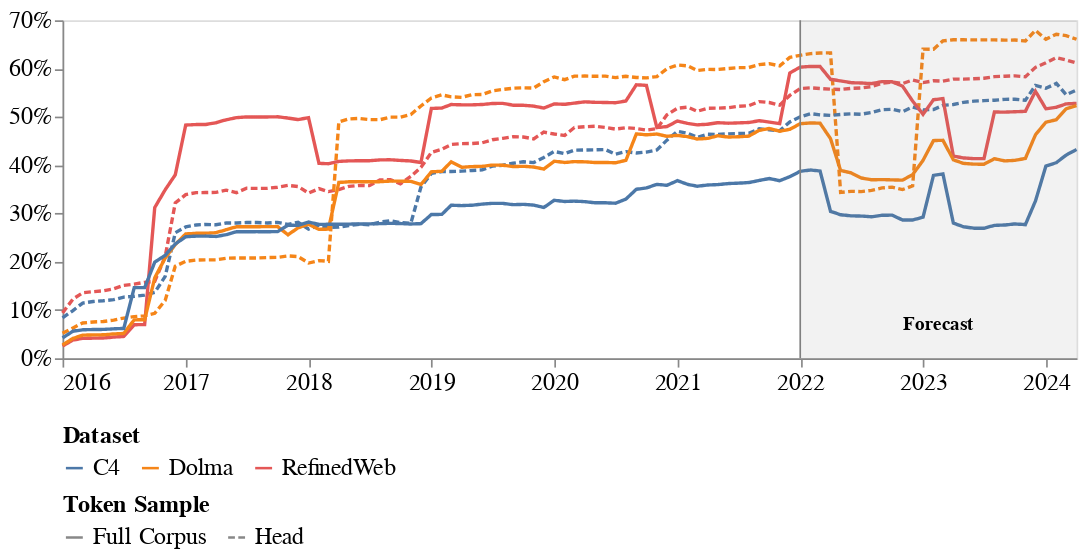
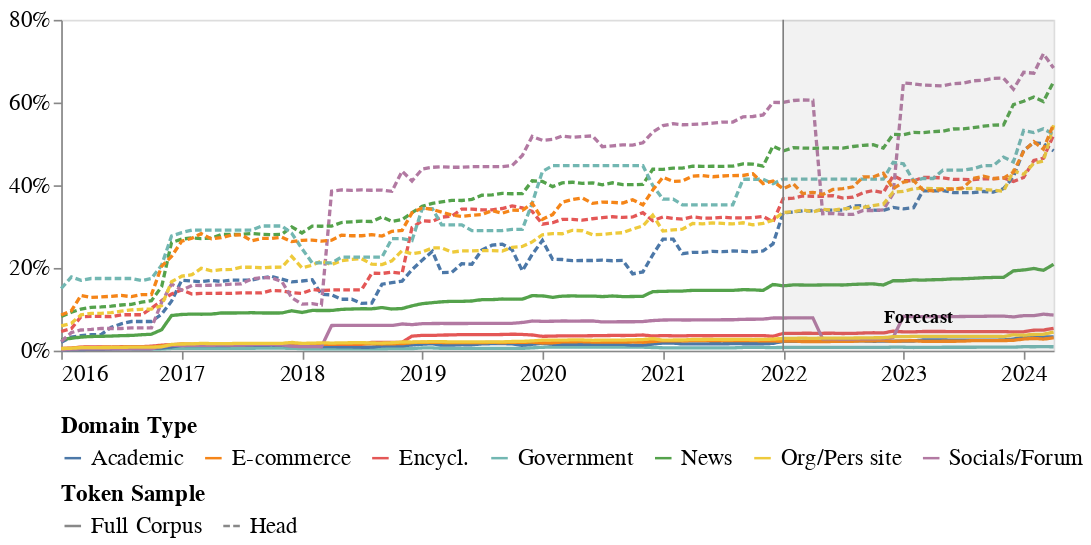

Here is the notebook cell these charts were saved with, in order:
### Code cell
# Load data
tos_df = load_data('output_data_tos/*')  # Adjust path as needed

# Prepare data for plots
tos_df_full_plot = prepare_data_for_plot1(tos_df)
tos_df_service_plot = prepare_data_for_plot2(tos_df)
# print(data_plot2["subset"].unique())

# Create plots
tos_corpus_plot = temporal_corpus_estimation_plot(
    tos_df_full_plot, 'Robots: Head Tokens vs Combined Tokens for each Dataset', '', '', 'Times', 14,
    forecast_startdate="2022",
    show_legend=True,
    height=200, width=600,
)
tos_services_plot = temporal_corpus_estimation_by_service_plot(
    tos_df_service_plot, 'Robots: Average Percent of Tokens by Subset', '', '', 'Times', 14,
    forecast_startdate="2022",
    show_legend=True,
    height=200, width=600,
)
# Display the plots
tos_corpus_plot.display()
tos_services_plot.display()

### Figure 1 — Vega-Lite specification as saved in the notebook (floating-point values rounded to 4 significant figures; data arrays with more than 128 entries replaced by an {"elided": "..."} marker saying what was removed)
{"config": {"view": {"continuousWidth": 300, "continuousHeight": 300}, "axis": {"grid": false, "labelFont": "Times", "labelFontSize": 14, "titleFont": "Times", "titleFontSize": 14}, "legend": {"labelFont": "Times", "labelFontSize": 14, "titleFont": "Times", "titleFontSize": 14}}, "layer": [{"data": {"name": "data-fd71f10d6e1d766a7417dbe257d7dcce"}, "mark": {"type": "line"}, "encoding": {"color": {"field": "Dataset", "legend": {"labelFont": "Times", "labelFontSize": 14, "orient": "bottom", "title": "Dataset", "titleFont": "Times", "titleFontSize": 14}, "type": "nominal"}, "strokeDash": {"field": "Token Sample", "legend": {"direction": "horizontal", "labelFont": "Times", "labelFontSize": 14, "legendX": 0, "legendY": 280, "orient": "none", "title": "Token Sample", "titleFont": "Times", "titleFontSize": 14}, "type": "nominal"}, "x": {"axis": {"format": "%Y", "tickCount": {"interval": "year", "step": 1}}, "field": "Date", "title": "", "type": "temporal"}, "y": {"axis": {"format": "%"}, "field": "Percent", "title": "", "type": "quantitative"}}}, {"layer": [{"data": {"name": "data-35433a8d2a67d4775d8bc96b878cadbc"}, "mark": {"type": "rect", "color": "gray", "opacity": 0.1}, "encoding": {"x": {"field": "start", "title": "", "type": "temporal"}, "x2": {"field": "end"}}}, {"data": {"name": "data-3cbd4558441ff2e97af65cb597f3f33f"}, "mark": {"type": "rule", "color": "gray"}, "encoding": {"x": {"field": "period", "type": "temporal"}}}, {"data": {"name": "data-ba555d999e020749ed343d1e94b1873c"}, "mark": {"type": "text", "align": "center", "baseline": "middle", "color": "black", "dx": 0, "dy": 180, "fontWeight": "bold"}, "encoding": {"text": {"field": "text", "type": "nominal"}, "x": {"field": "date", "type": "temporal"}, "y": {"value": 0}}}]}], "height": 200, "width": 600, "$schema": "https://vega.github.io/schema/vega-lite/v5.17.0.json", "datasets": {"data-fd71f10d6e1d766a7417dbe257d7dcce": {"elided": "600 records"}, "data-35433a8d2a67d4775d8bc96b878cadbc": [{"start": "2022-01-01T00:00:00", "end": "2024-04-01T00:00:00"}], "data-3cbd4558441ff2e97af65cb597f3f33f": [{"period": "2022-01-01T00:00:00"}], "data-ba555d999e020749ed343d1e94b1873c": [{"date": "2023-02-15T12:00:00", "text": "Forecast"}]}}

### Figure 2 — Vega-Lite specification as saved in the notebook (floating-point values rounded to 4 significant figures; data arrays with more than 128 entries replaced by an {"elided": "..."} marker saying what was removed)
{"config": {"view": {"continuousWidth": 300, "continuousHeight": 300}, "axis": {"grid": false, "labelFont": "Times", "labelFontSize": 14, "titleFont": "Times", "titleFontSize": 14}}, "layer": [{"data": {"name": "data-e95d65015704438207513156db94c6d8"}, "mark": {"type": "line"}, "encoding": {"color": {"field": "Domain Type", "legend": {"columns": 7, "labelFont": "Times", "labelFontSize": 14, "legendY": -20, "orient": "bottom", "title": "Domain Type", "titleFont": "Times", "titleFontSize": 14}, "type": "nominal"}, "strokeDash": {"field": "Token Sample", "legend": {"direction": "horizontal", "labelFont": "Times", "labelFontSize": 14, "legendX": 0, "legendY": 280, "orient": "none", "title": "Token Sample", "titleFont": "Times", "titleFontSize": 14}, "type": "nominal"}, "x": {"axis": {"format": "%Y", "tickCount": {"interval": "year", "step": 1}}, "field": "Date", "title": "", "type": "temporal"}, "y": {"axis": {"format": "%"}, "field": "Percent", "title": "", "type": "quantitative"}}}, {"layer": [{"data": {"name": "data-35433a8d2a67d4775d8bc96b878cadbc"}, "mark": {"type": "rect", "color": "gray", "opacity": 0.1}, "encoding": {"x": {"field": "start", "title": "", "type": "temporal"}, "x2": {"field": "end"}}}, {"data": {"name": "data-3cbd4558441ff2e97af65cb597f3f33f"}, "mark": {"type": "rule", "color": "gray"}, "encoding": {"x": {"field": "period", "type": "temporal"}}}, {"data": {"name": "data-ba555d999e020749ed343d1e94b1873c"}, "mark": {"type": "text", "align": "center", "baseline": "middle", "color": "black", "dx": 0, "dy": 180, "fontWeight": "bold"}, "encoding": {"text": {"field": "text", "type": "nominal"}, "x": {"field": "date", "type": "temporal"}, "y": {"value": 0}}}]}], "height": 200, "width": 600, "$schema": "https://vega.github.io/schema/vega-lite/v5.17.0.json", "datasets": {"data-e95d65015704438207513156db94c6d8": {"elided": "1400 records"}, "data-35433a8d2a67d4775d8bc96b878cadbc": [{"start": "2022-01-01T00:00:00", "end": "2024-04-01T00:00:00"}], "data-3cbd4558441ff2e97af65cb597f3f33f": [{"period": "2022-01-01T00:00:00"}], "data-ba555d999e020749ed343d1e94b1873c": [{"date": "2023-02-15T12:00:00", "text": "Forecast"}]}}
